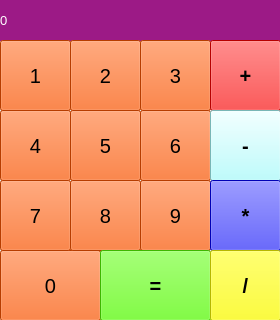
<?xml version="1.0" encoding="UTF-8"?>
<ui version="4.0">
 <class>label</class>
 <widget class="QMainWindow" name="label">
  <property name="geometry">
   <rect>
    <x>0</x>
    <y>0</y>
    <width>280</width>
    <height>320</height>
   </rect>
  </property>
  <property name="windowTitle">
   <string>Калькулятор</string>
  </property>
  <widget class="QWidget" name="centralwidget">
   <widget class="QLabel" name="labelresult">
    <property name="geometry">
     <rect>
      <x>0</x>
      <y>0</y>
      <width>400</width>
      <height>41</height>
     </rect>
    </property>
    <property name="font">
     <font>
      <pointsize>10</pointsize>
     </font>
    </property>
    <property name="styleSheet">
     <string notr="true">background-color: rgb(156, 26, 134);
color: rgb(255, 255, 255);</string>
    </property>
    <property name="text">
     <string>0</string>
    </property>
    <property name="margin">
     <number>10</number>
    </property>
   </widget>
   <widget class="QPushButton" name="pushButton_zero">
    <property name="geometry">
     <rect>
      <x>0</x>
      <y>250</y>
      <width>101</width>
      <height>71</height>
     </rect>
    </property>
    <property name="font">
     <font>
      <pointsize>15</pointsize>
     </font>
    </property>
    <property name="styleSheet">
     <string notr="true">background-color: rgb(255, 85, 0);</string>
    </property>
    <property name="text">
     <string>0</string>
    </property>
   </widget>
   <widget class="QPushButton" name="pushButton_1">
    <property name="geometry">
     <rect>
      <x>0</x>
      <y>40</y>
      <width>71</width>
      <height>71</height>
     </rect>
    </property>
    <property name="font">
     <font>
      <pointsize>15</pointsize>
     </font>
    </property>
    <property name="styleSheet">
     <string notr="true">background-color: rgb(255, 85, 0);</string>
    </property>
    <property name="text">
     <string>1</string>
    </property>
   </widget>
   <widget class="QPushButton" name="pushButton_2">
    <property name="geometry">
     <rect>
      <x>70</x>
      <y>40</y>
      <width>71</width>
      <height>71</height>
     </rect>
    </property>
    <property name="font">
     <font>
      <pointsize>15</pointsize>
     </font>
    </property>
    <property name="styleSheet">
     <string notr="true">background-color: rgb(255, 85, 0);</string>
    </property>
    <property name="text">
     <string>2</string>
    </property>
   </widget>
   <widget class="QPushButton" name="pushButton_3">
    <property name="geometry">
     <rect>
      <x>140</x>
      <y>40</y>
      <width>71</width>
      <height>71</height>
     </rect>
    </property>
    <property name="font">
     <font>
      <pointsize>15</pointsize>
     </font>
    </property>
    <property name="styleSheet">
     <string notr="true">background-color: rgb(255, 85, 0);</string>
    </property>
    <property name="text">
     <string>3</string>
    </property>
   </widget>
   <widget class="QPushButton" name="pushButton_4">
    <property name="geometry">
     <rect>
      <x>0</x>
      <y>110</y>
      <width>71</width>
      <height>71</height>
     </rect>
    </property>
    <property name="font">
     <font>
      <pointsize>15</pointsize>
     </font>
    </property>
    <property name="styleSheet">
     <string notr="true">background-color: rgb(255, 85, 0);</string>
    </property>
    <property name="text">
     <string>4</string>
    </property>
   </widget>
   <widget class="QPushButton" name="pushButton_5">
    <property name="geometry">
     <rect>
      <x>70</x>
      <y>110</y>
      <width>71</width>
      <height>71</height>
     </rect>
    </property>
    <property name="font">
     <font>
      <pointsize>15</pointsize>
     </font>
    </property>
    <property name="styleSheet">
     <string notr="true">background-color: rgb(255, 85, 0);</string>
    </property>
    <property name="text">
     <string>5</string>
    </property>
   </widget>
   <widget class="QPushButton" name="pushButton_6">
    <property name="geometry">
     <rect>
      <x>140</x>
      <y>110</y>
      <width>71</width>
      <height>71</height>
     </rect>
    </property>
    <property name="font">
     <font>
      <pointsize>15</pointsize>
     </font>
    </property>
    <property name="styleSheet">
     <string notr="true">background-color: rgb(255, 85, 0);</string>
    </property>
    <property name="text">
     <string>6</string>
    </property>
   </widget>
   <widget class="QPushButton" name="pushButton_7">
    <property name="geometry">
     <rect>
      <x>0</x>
      <y>180</y>
      <width>71</width>
      <height>71</height>
     </rect>
    </property>
    <property name="font">
     <font>
      <pointsize>15</pointsize>
     </font>
    </property>
    <property name="styleSheet">
     <string notr="true">background-color: rgb(255, 85, 0);</string>
    </property>
    <property name="text">
     <string>7</string>
    </property>
   </widget>
   <widget class="QPushButton" name="pushButton_8">
    <property name="geometry">
     <rect>
      <x>70</x>
      <y>180</y>
      <width>71</width>
      <height>71</height>
     </rect>
    </property>
    <property name="font">
     <font>
      <pointsize>15</pointsize>
     </font>
    </property>
    <property name="styleSheet">
     <string notr="true">background-color: rgb(255, 85, 0);</string>
    </property>
    <property name="text">
     <string>8</string>
    </property>
   </widget>
   <widget class="QPushButton" name="pushButton_9">
    <property name="geometry">
     <rect>
      <x>140</x>
      <y>180</y>
      <width>71</width>
      <height>71</height>
     </rect>
    </property>
    <property name="font">
     <font>
      <pointsize>15</pointsize>
     </font>
    </property>
    <property name="styleSheet">
     <string notr="true">background-color: rgb(255, 85, 0);</string>
    </property>
    <property name="text">
     <string>9</string>
    </property>
   </widget>
   <widget class="QPushButton" name="pushButton_equal">
    <property name="geometry">
     <rect>
      <x>100</x>
      <y>250</y>
      <width>111</width>
      <height>71</height>
     </rect>
    </property>
    <property name="font">
     <font>
      <pointsize>15</pointsize>
      <weight>75</weight>
      <bold>true</bold>
     </font>
    </property>
    <property name="styleSheet">
     <string notr="true">background-color: rgb(255, 85, 0);
background-color: rgb(85, 255, 0);</string>
    </property>
    <property name="text">
     <string>=</string>
    </property>
   </widget>
   <widget class="QPushButton" name="pushButton_plus">
    <property name="geometry">
     <rect>
      <x>210</x>
      <y>40</y>
      <width>71</width>
      <height>71</height>
     </rect>
    </property>
    <property name="font">
     <font>
      <pointsize>15</pointsize>
      <weight>75</weight>
      <bold>true</bold>
     </font>
    </property>
    <property name="styleSheet">
     <string notr="true">background-color: rgb(255, 85, 0);
background-color: rgb(255, 0, 0);</string>
    </property>
    <property name="text">
     <string>+</string>
    </property>
    <property name="autoRepeatDelay">
     <number>297</number>
    </property>
   </widget>
   <widget class="QPushButton" name="pushButton_minus">
    <property name="geometry">
     <rect>
      <x>210</x>
      <y>110</y>
      <width>71</width>
      <height>71</height>
     </rect>
    </property>
    <property name="font">
     <font>
      <pointsize>15</pointsize>
      <weight>75</weight>
      <bold>true</bold>
      <strikeout>false</strikeout>
     </font>
    </property>
    <property name="styleSheet">
     <string notr="true">background-color: rgb(255, 85, 0);
background-color: rgb(170, 255, 255);</string>
    </property>
    <property name="text">
     <string>-</string>
    </property>
   </widget>
   <widget class="QPushButton" name="pushButton_mult">
    <property name="geometry">
     <rect>
      <x>210</x>
      <y>180</y>
      <width>71</width>
      <height>71</height>
     </rect>
    </property>
    <property name="font">
     <font>
      <pointsize>15</pointsize>
      <weight>75</weight>
      <bold>true</bold>
      <strikeout>false</strikeout>
     </font>
    </property>
    <property name="styleSheet">
     <string notr="true">background-color: rgb(255, 85, 0);
background-color: rgb(0, 0, 255);</string>
    </property>
    <property name="text">
     <string>*</string>
    </property>
   </widget>
   <widget class="QPushButton" name="pushButton_div">
    <property name="geometry">
     <rect>
      <x>210</x>
      <y>250</y>
      <width>71</width>
      <height>71</height>
     </rect>
    </property>
    <property name="font">
     <font>
      <pointsize>15</pointsize>
      <weight>75</weight>
      <bold>true</bold>
     </font>
    </property>
    <property name="styleSheet">
     <string notr="true">background-color: rgb(255, 85, 0);
background-color: rgb(255, 255, 0);</string>
    </property>
    <property name="text">
     <string>/</string>
    </property>
   </widget>
  </widget>
 </widget>
 <resources/>
 <connections/>
</ui>
